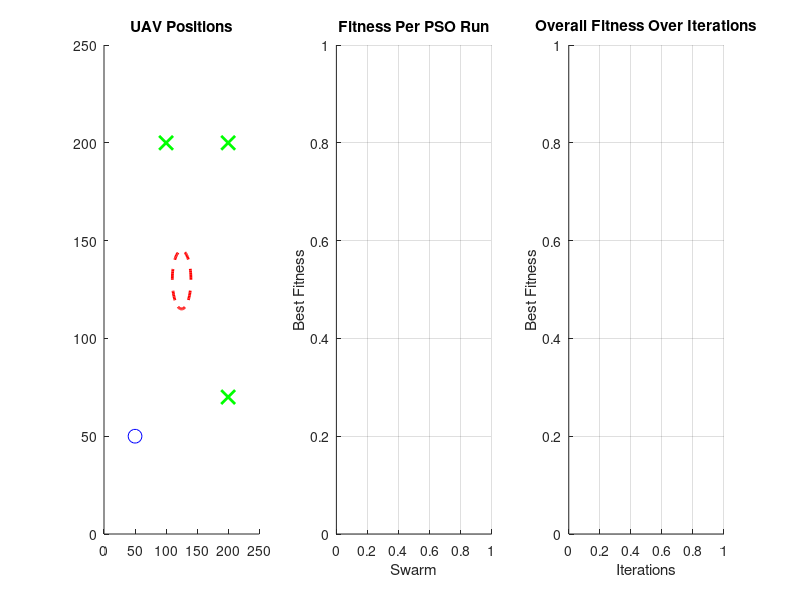

The MATLAB script that drew this image: (Note: this script raises an error after producing the figure.)
clc;
clear;
close all;

% PSO Parameters
PSO.SwarmSize = 20;
PSO.MaxIterations = 40; % Max number of iterations per point
PSO.weight = 0.792; % Constant weight
PSO.c1 = 1.5;
PSO.c2 = 1.5;

% Problem Parameters
num_UAVs = 3;
v_UAV_max = 3;
d_safe = 30.0; % Safe distance
tolerance = 3; % Target tolerance
alpha = 1; gamma = 0.5; delta = 9;

% Define restricted area
restricted_area_center = [125, 130];
restricted_area_radius = 15;

% Define initial positions
initial_position = [50, 50];
p_UAV_init = repmat(initial_position, num_UAVs, 1)';

% Define target positions
designated_targets = [200, 70; 100, 200; 200, 200]';

% Objective function
objective_function = @(x) sum(alpha * exploration_time(x)) - ...
    sum(gamma * coverage_efficiency(x)) + ...
    sum(delta * designated_targets_penalty(x, designated_targets));

% Constraints
constraints = @(x) nonlcon(x);

% Initialize swarm
swarm = cell(PSO.SwarmSize, 1);
for i = 1:PSO.SwarmSize
    bird = zeros(4, num_UAVs);
    for j = 1:num_UAVs
        bird(:, j) = [rand * 2 - 1; rand * 2 - 1; p_UAV_init(:, j)];
    end
    swarm{i} = bird;
end

% Initialize personal and global bests
personal_best_costs = inf(PSO.SwarmSize, 1);
personal_best_positions = cell(PSO.SwarmSize, 1);
global_best_cost = inf;
global_best_position = [];

all_best_cost_log = []; % Initialize to store fitness values across runs
bestcostarr = [];

% Visualization setup
figure;

% Subplot for UAV positions
subplot(1, 3, 1);
hold on;
title('UAV Positions');
axis([0 250 0 250]);
viscircles(restricted_area_center, restricted_area_radius, 'LineStyle', '--', 'Color', 'r');
plot(initial_position(1), initial_position(2), 'bo', 'MarkerSize', 10, 'DisplayName', 'Start Position');
plot(designated_targets(1, :), designated_targets(2, :), 'gx', 'MarkerSize', 10, 'LineWidth', 2, 'DisplayName', 'Targets');
uav_plot = plot(nan(1, num_UAVs), nan(1, num_UAVs), 'ks', 'MarkerSize', 8, 'DisplayName', 'UAVs');

% Subplot for best fitness per PSO run
subplot(1, 3, 2);
hold on;
title('Fitness Per PSO Run');
xlabel('Swarm');
ylabel('Best Fitness');
plot_per_run = plot(nan, nan, 'LineWidth', 2, 'DisplayName', 'Best Fitness Per Run');
grid on;

% Subplot for overall fitness across PSO runs
subplot(1, 3, 3);
hold on;
title('Overall Fitness Over Iterations');
xlabel('Iterations');
ylabel('Best Fitness');
plot_overall = plot(nan, nan, 'LineWidth', 2, 'DisplayName', 'Overall Best Fitness');
grid on;

% Initialize UAV positions
uav_positions = zeros(num_UAVs, 2); % Store [x, y] for each UAV
for j = 1:num_UAVs
    uav_positions(j, :) = p_UAV_init(:, j)';
end

% Initialize UAV paths
all_paths = cell(num_UAVs, 1);
for j = 1:num_UAVs
    all_paths{j} = uav_positions(j, :);
end

% Main PSO loop
while true
    best_cost_log = zeros(PSO.MaxIterations, 1); % Track fitness per iteration in the current run
    penalty_value = 2e3; % Penalty for constraint violation

    for iter = 1:PSO.MaxIterations
        % Evaluate fitness for each particle
        costs = zeros(PSO.SwarmSize, 1);
        for i = 1:PSO.SwarmSize
            bird = swarm{i};
            cost = objective_function(bird);

            % Apply constraints and penalties
            [c, ceq] = nonlcon(bird);
            if any(c > 0) || any(ceq ~= 0)
                penalty = penalty_value * sum(c(c > 0));
                cost = cost + penalty;
            end
            costs(i) = cost;

            % Update personal bests
            if cost < personal_best_costs(i)
                personal_best_costs(i) = cost;
                personal_best_positions{i} = bird;
            end
        end

        % Update global best
        [min_cost, min_index] = min(personal_best_costs);
        if min_cost < global_best_cost
            global_best_cost = min_cost;
            global_best_position = personal_best_positions{min_index};
        end

        % PSO velocity and position update
        for i = 1:PSO.SwarmSize
            bird = swarm{i};
            for j = 1:num_UAVs
                v_current = bird(1:2, j);
                p_current = bird(3:4, j);

                r1 = rand;
                r2 = rand;
                cognitive = PSO.c1 * r1 * (personal_best_positions{i}(3:4, j) - p_current);
                social = PSO.c2 * r2 * (global_best_position(3:4, j) - p_current);

                v_new = PSO.weight * v_current + cognitive + social;
                v_new = max(min(v_new, v_UAV_max), -v_UAV_max);
                p_new = p_current + v_new;

                bird(1:2, j) = v_new;
                bird(3:4, j) = p_new;
            end
            swarm{i} = bird;
        end

        best_cost_log(iter) = global_best_cost;
    end

    % Update overall fitness log
    all_best_cost_log = [all_best_cost_log; best_cost_log];
    bestcostarr = [bestcostarr; best_cost_log];

    % Update fitness plot
    subplot(1, 3, 2);
    set(plot_per_run, 'XData', 1:PSO.MaxIterations, 'YData', best_cost_log);
    subplot(1, 3, 3);
    set(plot_overall, 'XData', 1:length(all_best_cost_log), 'YData', all_best_cost_log);
    
    % Move UAVs one step in the direction of the global best
    for j = 1:num_UAVs
        direction = global_best_position(3:4, j)' - uav_positions(j, :);
        step = direction / norm(direction); % Normalize for constant step size
        uav_positions(j, :) = uav_positions(j, :) + step; % Move by 1 step
        all_paths{j} = [all_paths{j}; uav_positions(j, :)];
    end

    % Update path visualization
    subplot(1, 3, 1);
    set(uav_plot, 'XData', uav_positions(:, 1), 'YData', uav_positions(:, 2));
    for j = 1:num_UAVs
        plot(all_paths{j}(:, 1), all_paths{j}(:, 2), '-', 'LineWidth', 1.5, ...
            'DisplayName', ['UAV ' num2str(j)]);
    end

    drawnow;
    pause(0.1);

    % Check if UAVs reached targets
    if all(vecnorm(uav_positions - designated_targets', 2, 2) < tolerance)
        disp('All UAVs have reached their designated targets.');
        break;
    end
end

function T_explore = exploration_time(x)
num_UAVs = size(x, 2);  % Get number of UAVs
T_explore = zeros(1, num_UAVs);  % Initialize array for individual UAV times
for i = 1:num_UAVs
    v_UAV = norm([x(1, i), x(2, i)]);  % Velocity of UAV i
    T_explore(i) = 100 / v_UAV;  % Exploration time for UAV i
end
end

function C_eff = coverage_efficiency(x)
num_UAVs = size(x, 2);  % Get number of UAVs
area = 62500;  % Area of exploration
C_eff = zeros(1, num_UAVs);  % Initialize array for individual efficiencies
for i = 1:num_UAVs
    C_UAV = sum(x(3:4, i));  % Coverage for UAV i
    C_eff(i) = C_UAV / area;  % Efficiency for UAV i
end
end

function penalty = designated_targets_penalty(x, designated_targets)
num_UAVs = size(x, 2);  % Get number of UAVs
penalty = zeros(1, num_UAVs);  % Initialize array for individual penalties
for i = 1:num_UAVs
    p_UAV = x(3:4, i)';  % Position of UAV i
    target = designated_targets(:, i)';  % Target for UAV i
    distance_to_target = norm(p_UAV - target);  % Distance to target
    penalty(i) = distance_to_target;  % Penalty for UAV i
end
end


function [c, ceq] = nonlcon(x)
num_UAVs = size(x, 2);
d_safe = 30.0;  % Safe distance between UAVs
restricted_area_center = [125, 125];
restricted_area_radius = 15;

% Initialize constraints
c = zeros(num_UAVs, 1);

% Check each UAV's distance to restricted area
for i = 1:num_UAVs
    distance_to_restricted = norm(x(3:4, i)' - restricted_area_center) - (restricted_area_radius + 10);
    c(i) = -distance_to_restricted;  % This will be negative if in violation
end

% Check for safe distance between each pair of UAVs
safe_distance_violations = 0;
for i = 1:num_UAVs
    for j = i+1:num_UAVs
        distance_between_UAVs = norm(x(3:4, i) - x(3:4, j));
        if distance_between_UAVs < d_safe
            safe_distance_violations = safe_distance_violations + 1;
        end
    end
end

% Add the safe distance violation count to the constraint array
c(num_UAVs + 1) = safe_distance_violations;


% No equality constraints
ceq = [];
end